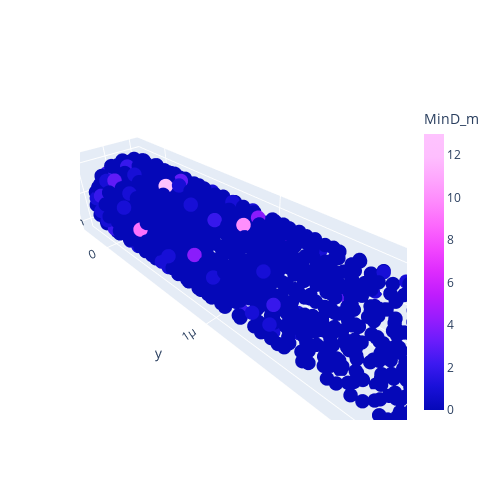

Notebook code for this chart:
### Code cell
result.plot_species("MinD_m",-1)

### Figure 1 — Plotly figure (JSON) as saved in the notebook; plotly's stock layout.template omitted (floating-point values rounded to 4 significant figures; data arrays with more than 128 entries replaced by an {"elided": "..."} marker saying what was removed)
{"data": [{"marker": {"color": {"elided": "1028 int values"}, "colorbar": {"thickness": 20, "title": {"text": "MinD_m"}}, "colorscale": [[0, "#0508b8"], [0.08333, "#1910d8"], [0.1667, "#3c19f0"], [0.25, "#6b1cfb"], [0.3333, "#981cfd"], [0.4167, "#bf1cfd"], [0.5, "#dd2bfd"], [0.5833, "#f246fe"], [0.6667, "#fc67fd"], [0.75, "#fe88fc"], [0.8333, "#fea5fd"], [0.9167, "#febefe"], [1, "#fec3fe"]], "size": 5}, "mode": "markers", "name": "MinD_m", "type": "scatter3d", "x": {"elided": "1028 float values"}, "y": {"elided": "1028 float values"}, "z": {"elided": "1028 float values"}}], "layout": {"height": 500, "scene": {"aspectmode": "data"}, "width": 500, "xaxis": {"range": [-2.5e-07, 2.5e-07]}, "yaxis": {"range": [-2.5e-07, 2.25e-06]}}}
